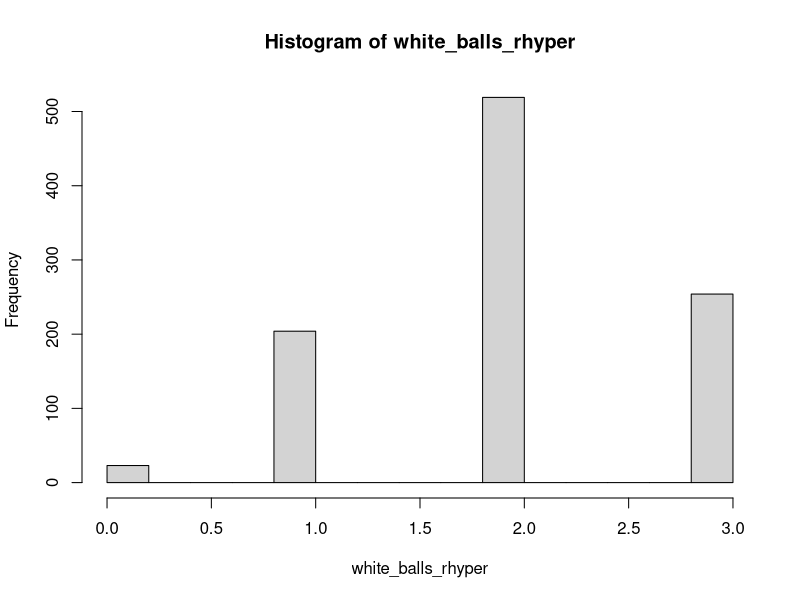
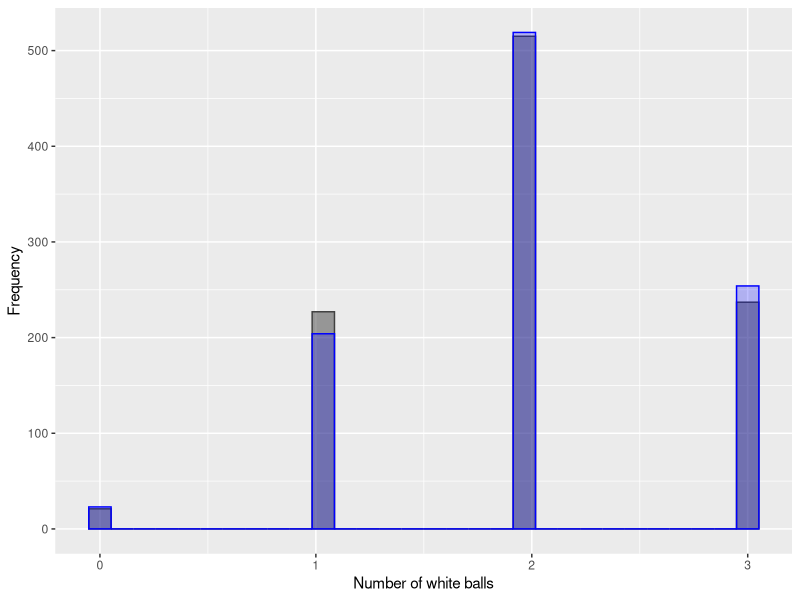

Write the R code that produced these figures, in order.
## ---- chunk 1
knitr::opts_chunk$set(echo = TRUE)
## ---- chunk 2
# Create urn with 10 white balls and 5 black balls
urn <- c(rep("white", 10), rep("black", 5))

n_simulations <- 1000
white_balls_drawn <- rep(NA, n_simulations)

# Generate 1000 iterations of 3 draws from urn without replacement
for (i in 1:n_simulations) {
    draw <- sample(urn, size = 3, replace = FALSE)
    white_balls_drawn[i] <- sum(draw == "white")
}

table(white_balls_drawn)

## ---- chunk 3
white_balls_rhyper <- rhyper(n_simulations, m = 10, n = 5, k = 3)

table(white_balls_rhyper)
hist(white_balls_rhyper)
summary(white_balls_rhyper)
## ---- chunk 4
library(ggplot2)

toplot <- data.frame(x = white_balls_drawn, y = white_balls_rhyper)

ggplot(toplot) +
  geom_histogram(aes(x = white_balls_drawn), color = "gray25", fill = "gray26", alpha = 0.5) +
  geom_histogram(aes(x = white_balls_rhyper), color = "blue", fill = "blue", alpha = 0.25) +
  xlab("Number of white balls") +
  ylab("Frequency") 
## ---- chunk 5
ks.test(white_balls_drawn, white_balls_rhyper)
